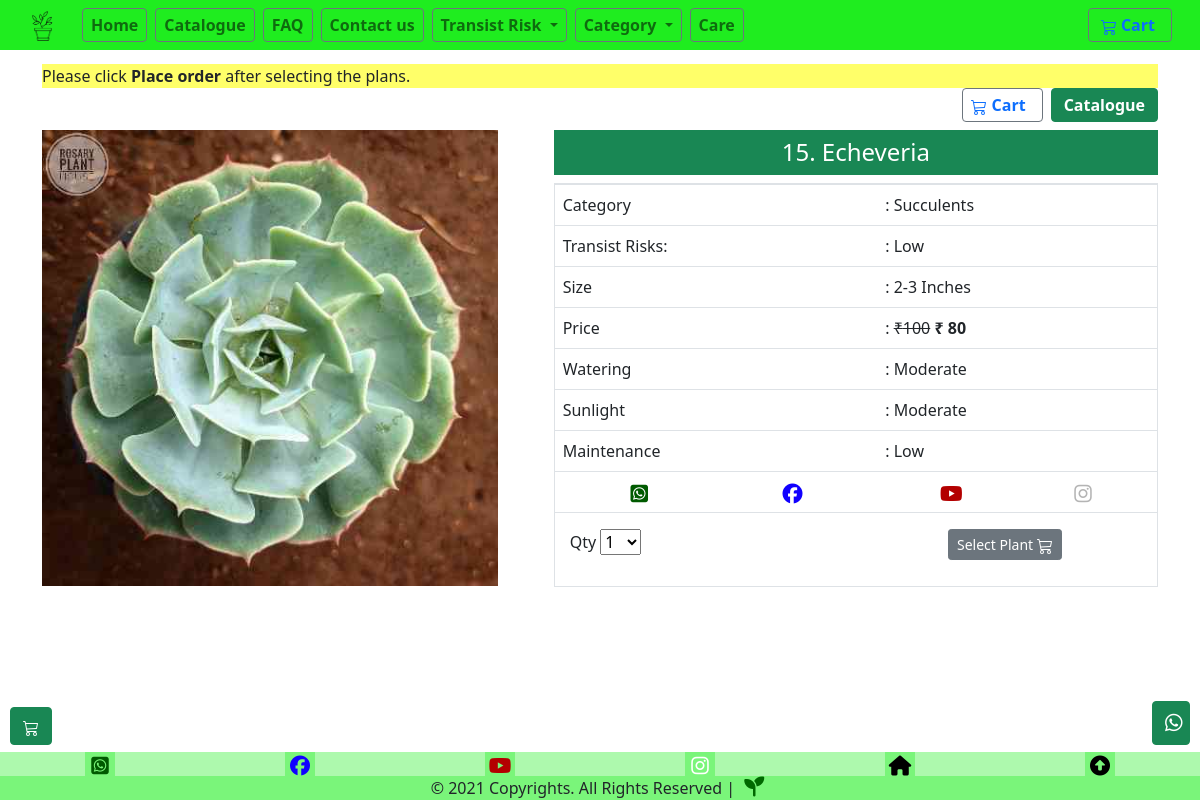
The app's page /echeveria with its own data.
### store/models.py (models this page shows, shortened)
class Product(models.Model):
    pid=models.IntegerField(null=False)
    category = models.ForeignKey(Category, related_name='product', on_delete=models.CASCADE,default=7)
    risk = models.ForeignKey(Risk, related_name='product', on_delete=models.CASCADE,default=1)
    created_by = models.ForeignKey(User, on_delete=models.CASCADE, related_name='product_creator',default=1)
    title = models.CharField(max_length=255)
    Nickname=models.CharField(max_length=255)
    author = models.CharField(max_length=255, default='admin')
    description = models.TextField(blank=True)
    image = models.ImageField(upload_to='images/', default='images/default.png')
    slug = models.SlugField(max_length=255)
    size=models.CharField(max_length=255, default="2-3")
    price = models.IntegerField(default=0)
    disprice = models.IntegerField(default=0)
    orgprice = models.IntegerField(default=0)
    in_stock = models.BooleanField(default=True)
    indoor = models.BooleanField(default=False)
    mother = models.BooleanField(default=False)
    is_active = models.BooleanField(default=True)
    created = models.DateTimeField(auto_now_add=True)
    updated = models.DateTimeField(auto_now=True)
    objects = models.Manager()
    sun = models.ForeignKey(Sun, related_name='product', on_delete=models.CASCADE,default=1)
    Watering = models.ForeignKey(Watering, related_name='product', on_delete=models.CASCADE,default=1)
    products = ProductManager()
    maintenance = models.ForeignKey(maintenance, related_name='product', on_delete=models.CASCADE,default=1)
    tag = models.CharField(max_length=20, choices=TAG_CHOICES, default='None')
    class Meta:
        verbose_name_plural = 'Products'
        ordering = ('-created',)

class Category(models.Model):
    name = models.CharField(max_length=255, db_index=True)
    slug = models.SlugField(max_length=255, unique=True)
    class Meta:
        verbose_name_plural = 'categories'
    def __str__(self):
        return self.name

class Risk(models.Model):
    name = models.CharField(max_length=255, db_index=True)
    slug = models.SlugField(max_length=255, unique=True)
    class Meta:
        verbose_name_plural = 'risks'
    def __str__(self):
        return self.name

class Watering(models.Model):
    name = models.CharField(max_length=255, db_index=True)
    slug = models.SlugField(max_length=255, unique=True)
    class Meta:
        verbose_name_plural = 'waterings'
    def __str__(self):
        return self.name

class Sun(models.Model):
    name = models.CharField(max_length=255, db_index=True)
    slug = models.SlugField(max_length=255, unique=True)
    class Meta:
        verbose_name_plural = 'suns'
    def __str__(self):
        return self.name

class maintenance(models.Model):
    name = models.CharField(max_length=255, db_index=True)
    slug = models.SlugField(max_length=255, unique=True)
    class Meta:
        verbose_name_plural = 'maintenances'
    def __str__(self):
        return self.name

### store/views.py (the view)
# urls.py: path('<slug:slug>', views.product_detail, name='product_detail'),
def product_detail(request, slug):
    product = get_object_or_404(Product, slug=slug, in_stock=True)
    return render(request, 'store/products/single.html', {'product': product})

### basket/basket.py (called while the page is built)
    def __len__(self):
        return sum(item['qty'] for item in self.basket.values())

### basket/context_processors.py (called while the page is built)
def basket(request):
    return {'basket': Basket(request)}

### store/context_processors.py (called while the page is built)
def categories(request):
    Product.objects.update(price=F('orgprice')-F('disprice'))
    return {
        'categories': Category.objects.all()
    }

### templates/store/products/single.html (shortened to what this page needs)
{% extends "store/base.html" %}
{% load static %}
{% block content %}
{% load mathfilters %}
<div class="container mt-3">
    <main class="pt-5">
        <marquee behavior="scroll" direction="left" style="background-color: rgba(255, 255, 0, 0.589);">Please click<strong> Place order</strong> after selecting the plans.</marquee>
        <div class="d-flex justify-content-end mb-2">
            <a type="button" role="button" href="/basket/"
            class="nav-link btn btn-outline-secondary py-1 pl-2 ml-1 mr-2">
            <strong>Cart</strong>
        </a>
            <a type="button" class="btn btn-success py-1" href="/#{{product.id}}"><strong>Catalogue</strong></a>
        </div>
        <div class="row g-3">
            <div class="col-md-5 col-lg-5 order-md-first">
                <img class="img-fluid mx-auto d-block w-100" width="200px" alt="Responsive image" src="{{ product.image.url }}">
            </div>
            <div class="col-md-7 col-lg-7 ps-md-3 ps-lg-5">
                <div class="card-text text-center py-2  px-0 m-0 h4 bg-success text-white">
                    {{product.pid}}. {{ product.title }}
                </div>
                <div class="border mt-2 pb-0">
                        <div class="row ">
                            <div class="col-12 pb-0">
                                <table class="table table-hover">
                                    <tbody>
                                    <tr>
                                        <td>Category</td>
                                        <td>: {{ product.category }}</td>
                                    </tr>
                                    <tr>
                                        <td>Transist Risks:</td>
                                        <td>: {{product.risk}}</td>
                                    </tr>
                                    <tr>
                                        <td>Size</td>
                                        <td>: {{product.size}} Inches</td>
                                    </tr>
                                    <tr>
                                        <td>Price</td>
                                        <td>:                      {% if product.orgprice != product.price %}
                                          <strike>&#8377;{{product.orgprice}}</strike>
                                          {% endif %}
                                          <b> &#8377; {{ product.price }}</b>
                                        </td>
                                    </tr>
                                    <tr>
                                        <td>Watering</td>
                                        <td>: {{product.Watering}}</td>
                                    </tr>
                                    <tr>
                                        <td>Sunlight</td>
                                        <td>: {{product.sun}}</td>
                                    </tr>
                                    <tr>
                                      <td>Maintenance</td>
                                      <td>: {{product.maintenance}}</td>
                                    </tr>
                                    <tr>
                                        <td>
                                          <div class="d-flex justify-content-around pt-0" style="color: black;">
                                          <a href="https://wa.me/message/Z73MZA6IMYFWO1" target="_blank" class="fab fa-whatsapp-square pt-1"></a>
                                          <a href="https://facebook.com/rosaryplanthouse" target="_blank" class="fab fa-facebook pt-1"></a>
                                        </div>
                                        </td>
                                        <td>
                                          <div class="d-flex justify-content-around pt-0" style="color: black;">
                                          <a href="https://youtube.com/channel/UCUYHYgkyhoVXy5_h8a5ly6w" target="_blank" class="fab fa-youtube pt-1"></a>
                                          <a href="https://instagram.com/rosary_plant_house?igshid=ksp4zz9pj5lu" target="_blank" class="fab fa-instagram pt-1" style="color: rgba(0, 0, 0, 0.295);"></a>
                                        </div>
                                        </td>
                                      </tr>
                                    </tbody>
                                  </table>
                            </div>
                        </div>
                    <div class="col">
                        <div class="row mb-4">
                            <div class="col-6">
                                <label for="select">Qty</label>
                                <select id="select">
                                    <option value="1">1</option>
                                </select>
                            </div>
                            <div class="col-6 text-end">
                            <div >
                                <div class="d-flex justify-content-center">
                                <button
                                  type="button"
                                  id="add-button"
                                  value="{{product.id}}"
                                  class="btn btn-secondary btn-sm"
                                  data-bs-toggle="modal"
                                  data-bs-target="#exampleModal{{product.id}}"
                                >
                                  Select Plant
                                </button>
                                </div>
                              </div>
                        </div>
                        </div>
                    </div>
                </div>
            </div>
        </div>
        <br>
        <br>
        <br>
        <br>
        <br>
    </main>
</div>
{% endblock %}

### templates/store/base.html (style rules this page uses)
.fab { font-size: 20px; width: 30px; text-align: center; text-decoration: none; }
.fa-facebook { color: rgb(17, 0, 255); }
.fa-whatsapp-square { color: rgb(0, 90, 0); }
.fa-youtube { color: rgb(179, 0, 0); }
.fa-instagram { color: white; }

### records on screen
Product: image (picture), pid "15", title "Echeveria", category "Succulents", risk "Low", size "2-3", orgprice "100", price "80", Watering "Moderate", sun "Moderate", maintenance "Low"
